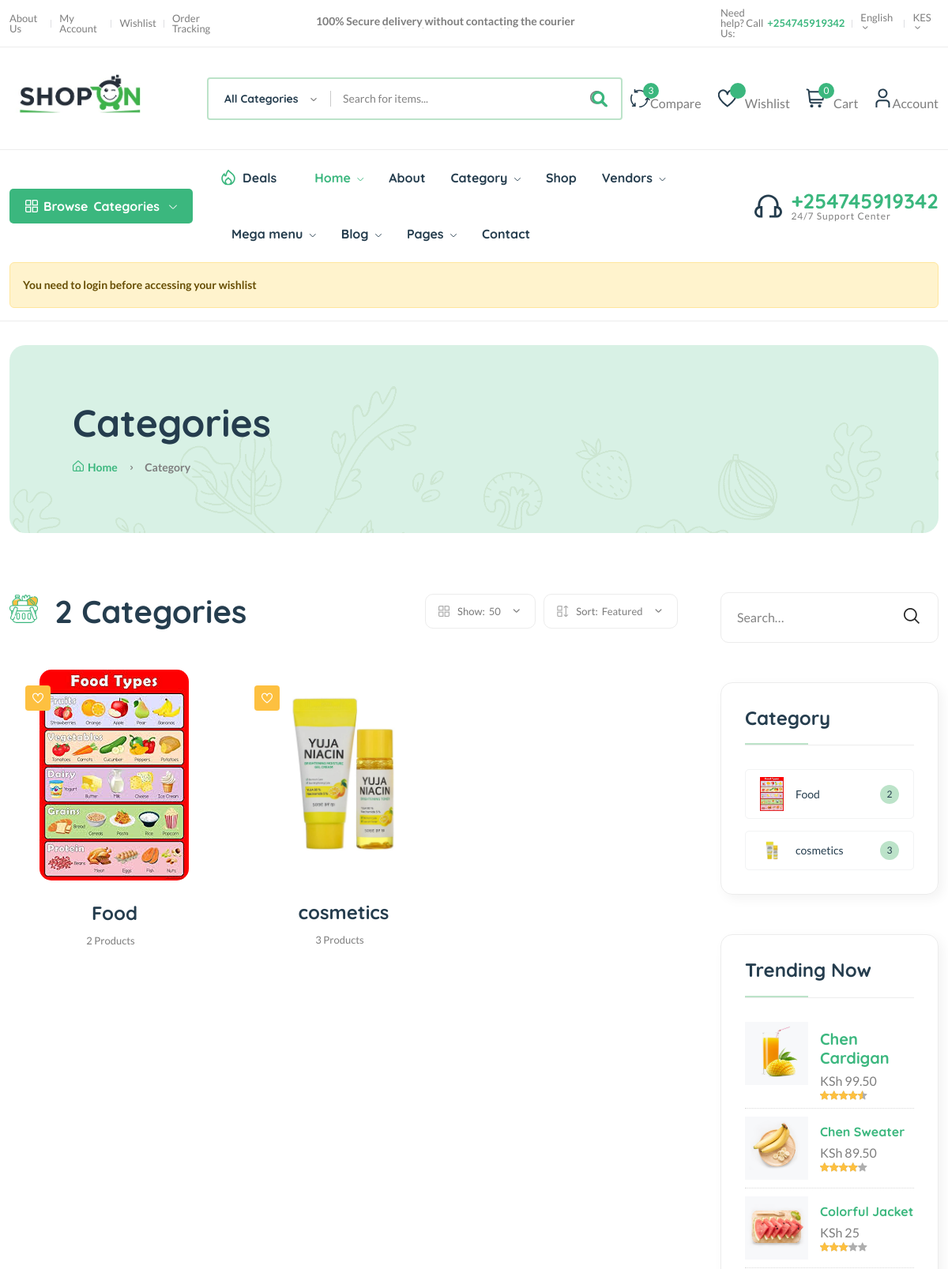
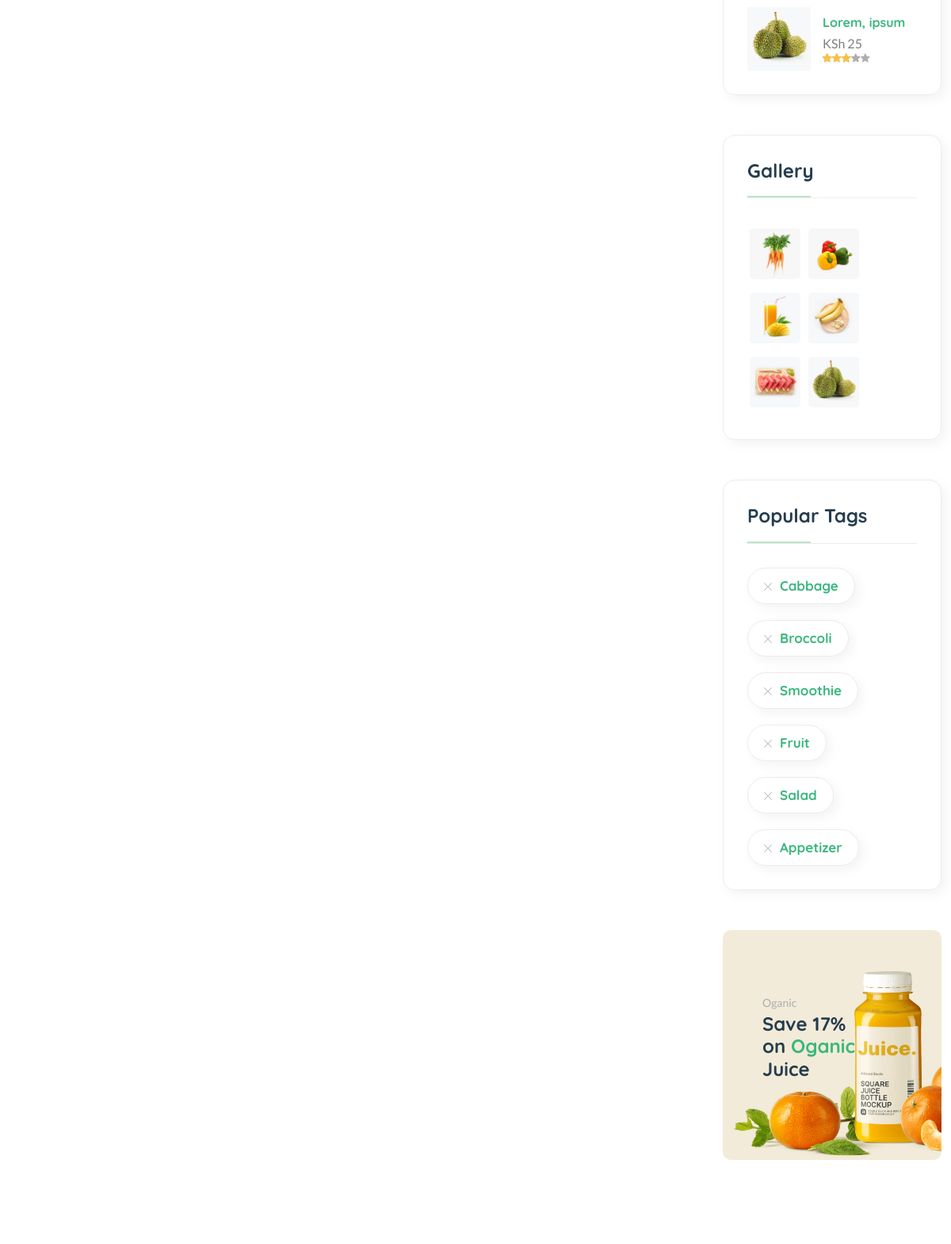
The page /category/ (upper part) on the database its author committed (2 pictures, top to bottom).
### core/models.py (models this page shows, shortened)
class Category(models.Model):
    cid=ShortUUIDField(unique=True,length=10, max_length=20, prefix='cat', alphabet='abcdefghijklmnopqrstuvwxyz0123456789')
    title = models.CharField(max_length=255, default='Category Title')
    image = models.ImageField(upload_to='category', default= 'category.jpg')
    class Meta:
        verbose_name_plural = "Categories"

### core/views.py (the view)
# urls.py: path("category/", category_list_view, name="category-list"),
def category_list_view(request):
    categories = Category.objects.all()
    context = {
        "categories": categories,
    }
    return render(request, "core/category-list.html", context)

### core/context_processor.py (called while the page is built)
def default(request):
    categories = Category.objects.all()
    vendors = Vendor.objects.all()
    min_max_price = Product.objects.aggregate(Min('price'), Max('price'))
    try:
        wishlist = Wishlist_model.objects.filter( user=request.user)
    except:
        messages.warning(request, 'You need to login before accessing your wishlist')
        wishlist = 0
    try:
        address = Address.objects.get(user=request.user)
    except:
        address = None
    return {
        'categories': categories,
        'wishlist': wishlist,
        'address': address,
        'vendors': vendors,
        'min_max_price': min_max_price
    }

### templates/core/category-list.html (shortened to what this page needs)
{% extends 'partials/base.html' %}
{% load static %}
{% block content %}
    <main class="main">
        <div class="page-header mt-30 mb-75">
            <div class="container">
                <div class="archive-header">
                    <div class="row align-items-center">
                        <div class="col-xl-3">
                            <h1 class="mb-15">Categories</h1>
                            <div class="breadcrumb">
                                <a href="index.html" rel="nofollow"><i class="fi-rs-home mr-5"></i>Home</a>
                                <span></span> Category
                            </div>
                        </div>
                    </div>
                </div>
            </div>
        </div>
        <div class="page-content mb-50">
            <div class="container">
                <div class="row">
                    <div class="col-lg-9">
                        <div class="shop-product-fillter mb-50 pr-30">
                            <div class="totall-product">
                                <h2>
                                    <img class="w-36px mr-10" src="assets/imgs/theme/icons/category-1.svg" alt="" />
                                    {{categories.count}} Categories
                                </h2>
                            </div>
                            <div class="sort-by-product-area">
                                <div class="sort-by-cover mr-10">
                                    <div class="sort-by-product-wrap">
                                        <div class="sort-by">
                                            <span><i class="fi-rs-apps"></i>Show:</span>
                                        </div>
                                        <div class="sort-by-dropdown-wrap">
                                            <span> 50 <i class="fi-rs-angle-small-down"></i></span>
                                        </div>
                                    </div>
                                </div>
                                <div class="sort-by-cover">
                                    <div class="sort-by-product-wrap">
                                        <div class="sort-by">
                                            <span><i class="fi-rs-apps-sort"></i>Sort:</span>
                                        </div>
                                        <div class="sort-by-dropdown-wrap">
                                            <span>Featured <i class="fi-rs-angle-small-down"></i></span>
                                        </div>
                                    </div>
                                </div>
                            </div>
                        </div>
                        <div class="loop-grid pr-30">
                            <div class="row">
                                {% for c in categories %}
                                <article class="col-xl-4 col-lg-6 col-md-6 text-center hover-up mb-30 animated">
                                    <div class="post-thumb">
                                        <a href="{% url 'core:category-product-list' c.cid %}">
                                            <img class="border-radius-15" src="{{c.image.url}}" alt="" />
                                        </a>
                                        <div class="entry-meta">
                                            <a class="entry-meta meta-2" href="blog-category-grid.html"><i class="fi-rs-heart"></i></a>
                                        </div>
                                    </div>
                                    <div class="entry-content-2">
                                        <h4 class="post-title mb-15">
                                            <a href="#">{{c.title}}</a>
                                        </h4>
                                        <div class="entry-meta font-xs color-grey mt-10 pb-10">
                                            <div>
                                                <span class="hit-count  mr-10">{{c.category.count}} Product{{c.category.count|pluralize}}</span>
                                            </div>
                                        </div>
                                    </div>
                                </article>
                                {% endfor%}
                            </div>
                        </div>
                    </div>
                    <div class="col-lg-3 primary-sidebar sticky-sidebar">
                        <div class="widget-area">
                            <div class="sidebar-widget-2 widget_search mb-50">
                                <div class="search-form">
                                    <form action="#">
                                        <input type="text" placeholder="Search…" />
                                        <button type="submit"><i class="fi-rs-search"></i></button>
                                    </form>
                                </div>
                            </div>
                            <div class="sidebar-widget widget-category-2 mb-50">
                                <h5 class="section-title style-1 mb-30">Category</h5>
                                <ul>
                                    {% for c in categories %}
                                    <li>
                                        <a href="shop-grid-right.html"> <img src="{{c.image.url}}" alt="" />{{c.title}}</a><span class="count">{{c.category.count}}</span>
                                    </li>
                                    {% endfor %}
                                </ul>
                            </div>
                            <div class="sidebar-widget product-sidebar mb-50 p-30 bg-grey border-radius-10">
                                <h5 class="section-title style-1 mb-30">Trending Now</h5>
                                <div class="single-post clearfix">
                                    <div class="image">
                                        <img src="assets/imgs/shop/thumbnail-3.jpg" alt="#" />
                                    </div>
                                    <div class="content pt-10">
                                        <h5><a href="shop-product-detail.html">Chen Cardigan</a></h5>
                                        <p class="price mb-0 mt-5">KSh 99.50</p>
                                        <div class="product-rate">
                                            <div class="product-rating" style="width: 90%"></div>
                                        </div>
                                    </div>
                                </div>
                                <div class="single-post clearfix">
                                    <div class="image">
                                        <img src="assets/imgs/shop/thumbnail-4.jpg" alt="#" />
                                    </div>
                                    <div class="content pt-10">
                                        <h6><a href="shop-product-detail.html">Chen Sweater</a></h6>
                                        <p class="price mb-0 mt-5">KSh 89.50</p>
                                        <div class="product-rate">
                                            <div class="product-rating" style="width: 80%"></div>
                                        </div>
                                    </div>
                                </div>
                                <div class="single-post clearfix">
                                    <div class="image">
                                        <img src="assets/imgs/shop/thumbnail-5.jpg" alt="#" />
                                    </div>
                                    <div class="content pt-10">
                                        <h6><a href="shop-product-detail.html">Colorful Jacket</a></h6>
                                        <p class="price mb-0 mt-5">KSh 25</p>
                                        <div class="product-rate">
                                            <div class="product-rating" style="width: 60%"></div>
                                        </div>
                                    </div>
                                </div>
                                <div class="single-post clearfix">
                                    <div class="image">
                                        <img src="assets/imgs/shop/thumbnail-6.jpg" alt="#" />
                                    </div>
                                    <div class="content pt-10">
                                        <h6><a href="shop-product-detail.html">Lorem, ipsum</a></h6>
                                        <p class="price mb-0 mt-5">KSh 25</p>
                                        <div class="product-rate">
                                            <div class="product-rating" style="width: 60%"></div>
                                        </div>
                                    </div>
                                </div>
                            </div>
                            <div class="sidebar-widget widget_instagram mb-50">
                                <h5 class="section-title style-1 mb-30">Gallery</h5>
                                <div class="instagram-gellay">
                                    <ul class="insta-feed">
                                        <li>
                                            <a href="#"><img class="border-radius-5" src="assets/imgs/shop/thumbnail-1.jpg" alt="" /></a>
                                        </li>
                                        <li>
                                            <a href="#"><img class="border-radius-5" src="assets/imgs/shop/thumbnail-2.jpg" alt="" /></a>
                                        </li>
                                        <li>
                                            <a href="#"><img class="border-radius-5" src="assets/imgs/shop/thumbnail-3.jpg" alt="" /></a>
                                        </li>
                                        <li>
                                            <a href="#"><img class="border-radius-5" src="assets/imgs/shop/thumbnail-4.jpg" alt="" /></a>
                                        </li>
                                        <li>
                                            <a href="#"><img class="border-radius-5" src="assets/imgs/shop/thumbnail-5.jpg" alt="" /></a>
                                        </li>
                                        <li>
                                            <a href="#"><img class="border-radius-5" src="assets/imgs/shop/thumbnail-6.jpg" alt="" /></a>
                                        </li>
                                    </ul>
                                </div>
                            </div>
                            <div class="sidebar-widget widget-tags mb-50 pb-10">
                                <h5 class="section-title style-1 mb-30">Popular Tags</h5>
                                <ul class="tags-list">
                                    <li class="hover-up">
                                        <a href="blog-category-grid.html"><i class="fi-rs-cross mr-10"></i>Cabbage</a>
                                    </li>
                                    <li class="hover-up">
                                        <a href="blog-category-grid.html"><i class="fi-rs-cross mr-10"></i>Broccoli</a>
                                    </li>
                                    <li class="hover-up">
                                        <a href="blog-category-grid.html"><i class="fi-rs-cross mr-10"></i>Smoothie</a>
                                    </li>
                                    <li class="hover-up">
                                        <a href="blog-category-grid.html"><i class="fi-rs-cross mr-10"></i>Fruit</a>
                                    </li>
                                    <li class="hover-up mr-0">
                                        <a href="blog-category-grid.html"><i class="fi-rs-cross mr-10"></i>Salad</a>
                                    </li>
                                    <li class="hover-up mr-0">
                                        <a href="blog-category-grid.html"><i class="fi-rs-cross mr-10"></i>Appetizer</a>
                                    </li>
                                </ul>
                            </div>
                            <div class="banner-img wow fadeIn mb-50 animated d-lg-block d-none">
                                <img src="assets/imgs/banner/banner-11.png" alt="" />
                                <div class="banner-text">
                                    <span>Oganic</span>
                                    <h4>
                                        Save 17% <br />
                                        on <span class="text-brand">Oganic</span><br />
                                        Juice
                                    </h4>
                                </div>
                            </div>
                        </div>
                    </div>
                </div>
            </div>
        </div>
    </main>
{% endblock content %}

### rows shown on the page
Category: image (picture), title "Food", category.count "2"
Category: image (picture), title "cosmetics", category.count "3"

### other values the page prints
{{ request.session.cart_data_obj|length }} "0"
{{ message }} "You need to login before accessing your wishlist"
{{ categories.count }} "2"
